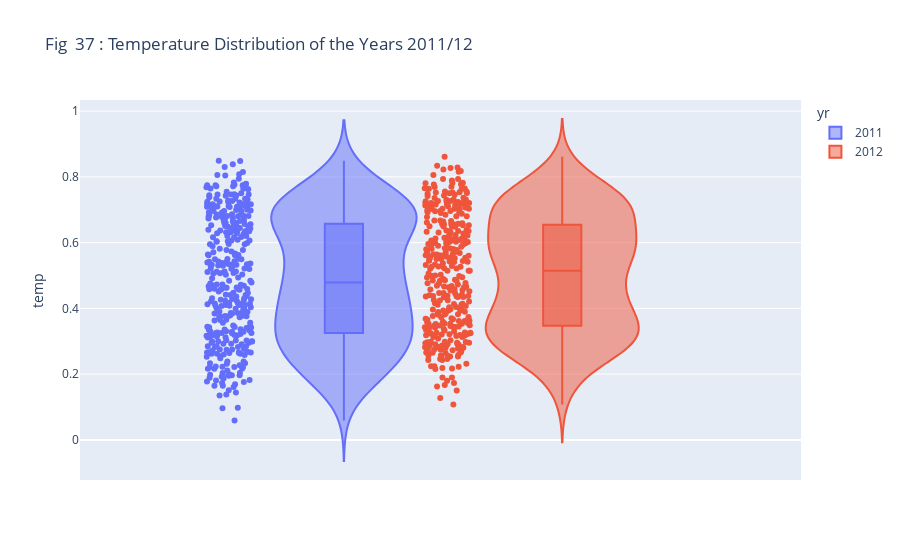

Write notebook code for a chart like this one.
### Markdown cell above
#### Humidity Distribution of the Years 2011/12 From the above Violin Plots
 Uncertainities/Outliers/ are observed in the 2011 around the minimum humidity distribution. The humidity distribution in the years 2012 have no outliers.

### Code cell
ViolinFig=px.violin(y_X, y='temp', box=True, color='yr', hover_data=y_X.columns,points='all',
                    title="Fig  " + str(FigCounter) + " : Temperature Distribution of the Years 2011/12 ")
FigCounter=FigCounter+1
ViolinFig.show()

### Figure 1 — Plotly figure (JSON) as saved in the notebook; plotly's stock layout.template omitted (floating-point values rounded to 4 significant figures; data arrays with more than 128 entries replaced by an {"elided": "..."} marker saying what was removed)
{"data": [{"alignmentgroup": "True", "box": {"visible": true}, "customdata": {"elided": "365x13 float values"}, "hovertemplate": "yr=%{customdata[0]}<br>temp=%{y}<br>mnth=%{customdata[1]}<br>holiday=%{customdata[2]}<br>weekday=%{customdata[3]}<br>workingday=%{customdata[4]}<br>weathersit=%{customdata[5]}<br>atemp=%{customdata[6]}<br>hum=%{customdata[7]}<br>windspeed=%{customdata[8]}<br>spring=%{customdata[9]}<br>summer=%{customdata[10]}<br>fall=%{customdata[11]}<br>winter=%{customdata[12]}<extra></extra>", "legendgroup": "2011", "marker": {"color": "#636efa"}, "name": "2011", "offsetgroup": "2011", "orientation": "v", "points": "all", "scalegroup": "True", "showlegend": true, "type": "violin", "x0": " ", "xaxis": "x", "y": {"elided": "365 float values"}, "y0": " ", "yaxis": "y"}, {"alignmentgroup": "True", "box": {"visible": true}, "customdata": {"elided": "366x13 float values"}, "hovertemplate": "yr=%{customdata[0]}<br>temp=%{y}<br>mnth=%{customdata[1]}<br>holiday=%{customdata[2]}<br>weekday=%{customdata[3]}<br>workingday=%{customdata[4]}<br>weathersit=%{customdata[5]}<br>atemp=%{customdata[6]}<br>hum=%{customdata[7]}<br>windspeed=%{customdata[8]}<br>spring=%{customdata[9]}<br>summer=%{customdata[10]}<br>fall=%{customdata[11]}<br>winter=%{customdata[12]}<extra></extra>", "legendgroup": "2012", "marker": {"color": "#EF553B"}, "name": "2012", "offsetgroup": "2012", "orientation": "v", "points": "all", "scalegroup": "True", "showlegend": true, "type": "violin", "x0": " ", "xaxis": "x", "y": {"elided": "366 float values"}, "y0": " ", "yaxis": "y"}], "layout": {"legend": {"title": {"text": "yr"}, "tracegroupgap": 0}, "title": {"text": "Fig  37 : Temperature Distribution of the Years 2011/12 "}, "violinmode": "group", "xaxis": {"anchor": "y", "domain": [0, 1]}, "yaxis": {"anchor": "x", "domain": [0, 1], "title": {"text": "temp"}}}}
